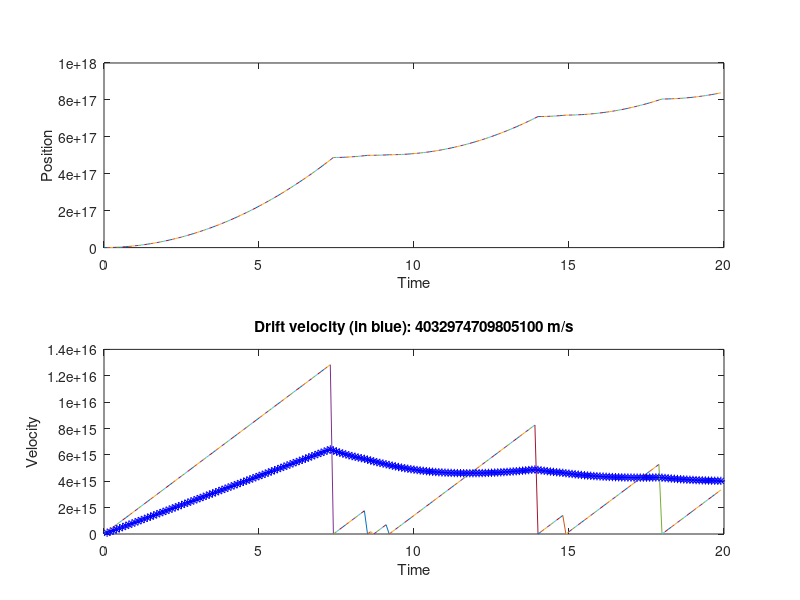

This figure's MATLAB source:
set(0,'DefaultFigureWindowStyle','docked')
      
% Constant and parameters
m = 9.10938215e-31;             
g = 9.80665;                     
q = 1.60217653e-19;            

dt = 0.1;   
t = 0;
N = 200;    % number of advancement
dl = 0;     % distance travelled
E = 10e3;
F = q*E;

% Set position and velocity at 0
X = zeros(1,N);
Vx = zeros(1,N);

% Advance electron and update X and Vx
for i = 2:N
    dVx = F/m * dt;
    Vx(i) = Vx(i-1) + dVx;
    
    dx = Vx(i-1) + dVx;
    X(i) = X(i-1) + dx;
    
    dl = dl + dx;   % travel distance
    t = t + dt;
    
    % Scattering
    Pscat = 0.05;   
    if rand() <= Pscat
        Vx(i) = 0;
    end
    
    % Drift velocity calculation
    Vdx = sum(Vx)/i;
    
    % Plots
    subplot(2,1,1);
    plot([t-dt,t],[X(i-1),X(i)]);
    hold on;
    xlabel('Time');
    ylabel('Position');
    pause(1e-7)
    
    subplot(2,1,2); 
    plot([t-dt,t],[Vx(i-1),Vx(i)]);
    hold on;
    xlabel('Time');
    ylabel('Velocity');
    title(sprintf('Drift velocity (in blue): %.4d m/s', Vdx));
    plot(t,Vdx,'b*');
    pause(1e-7)
    
end